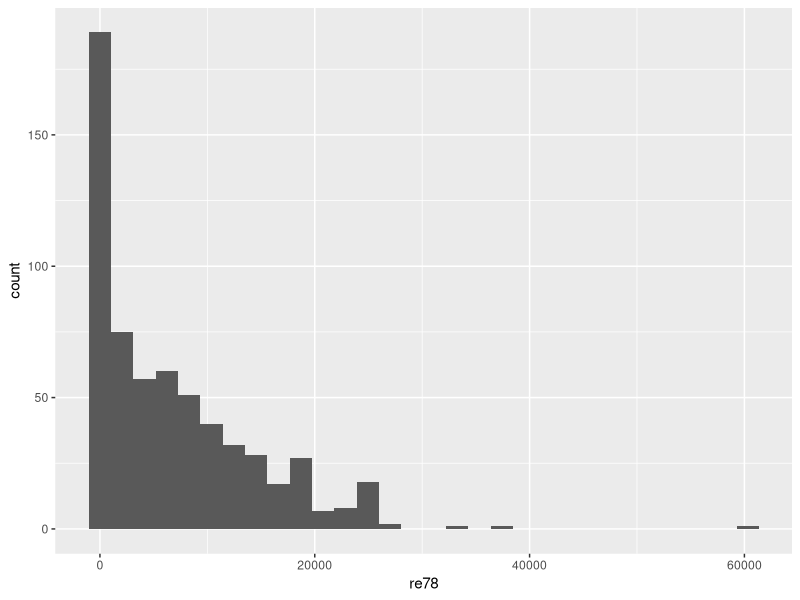
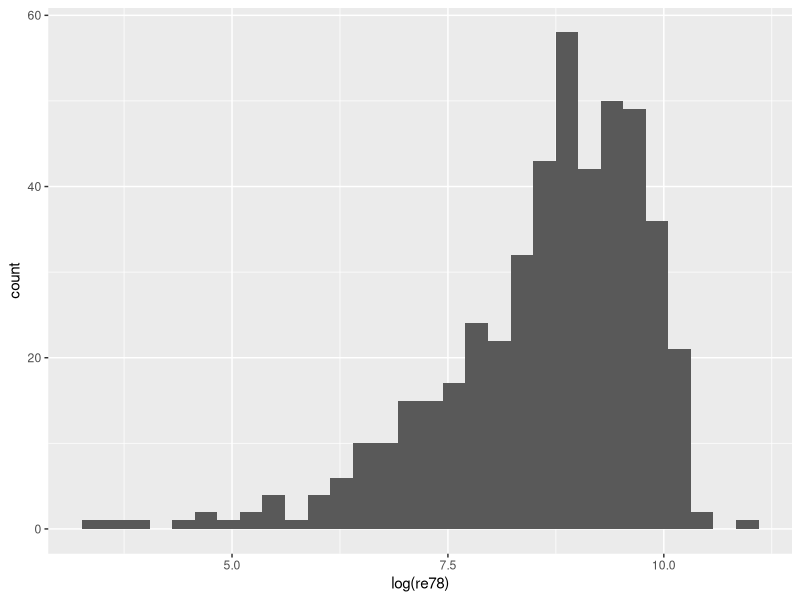
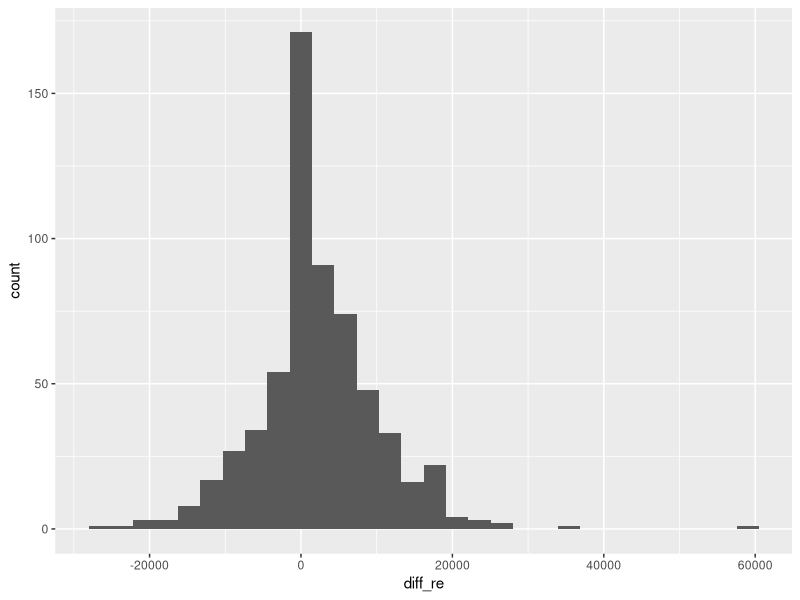
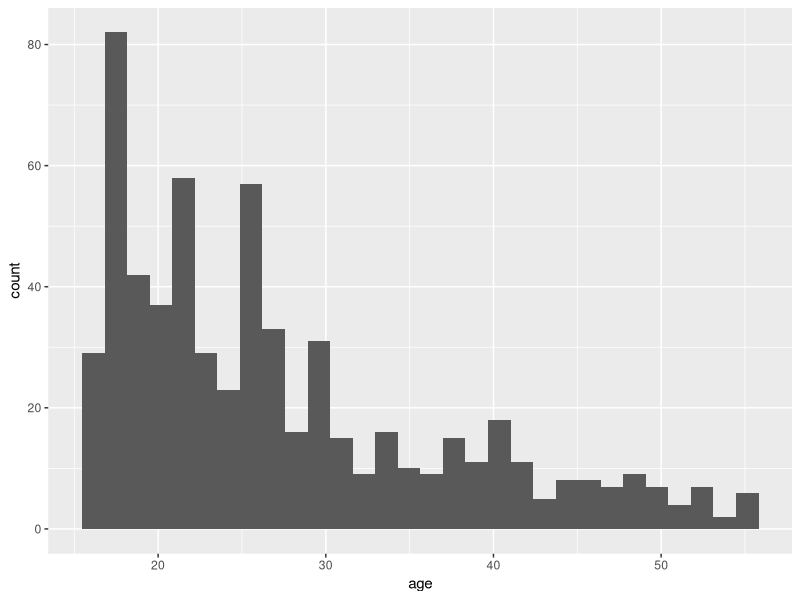
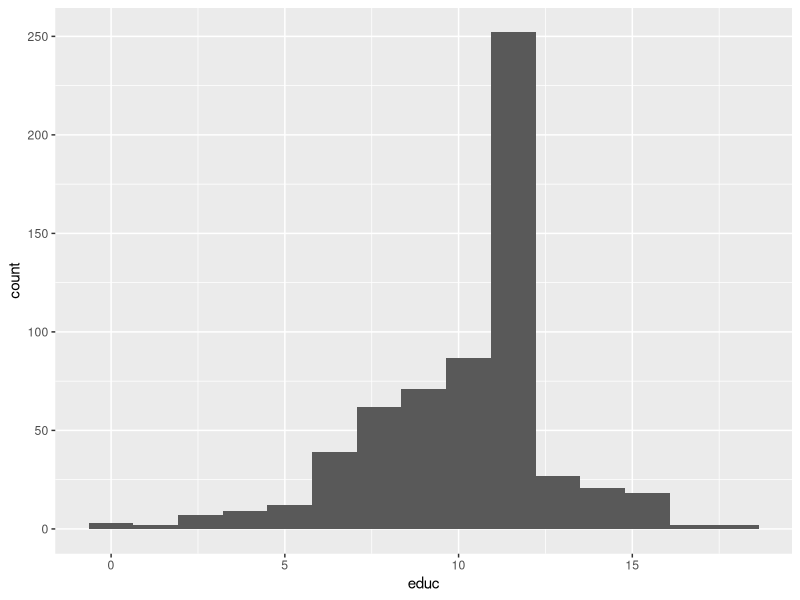
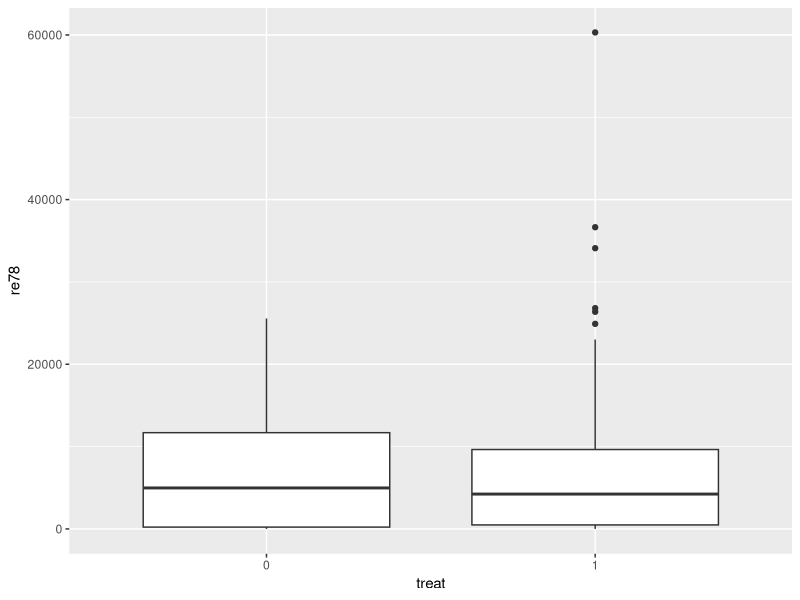
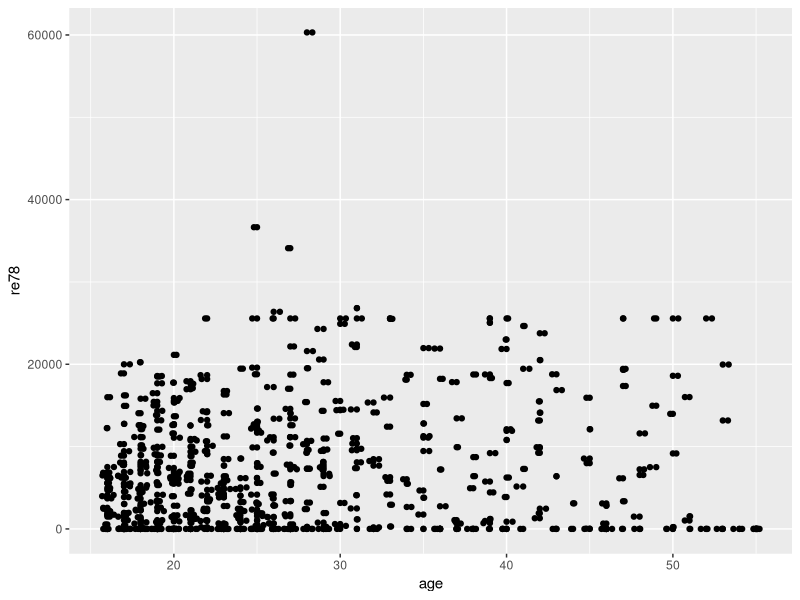
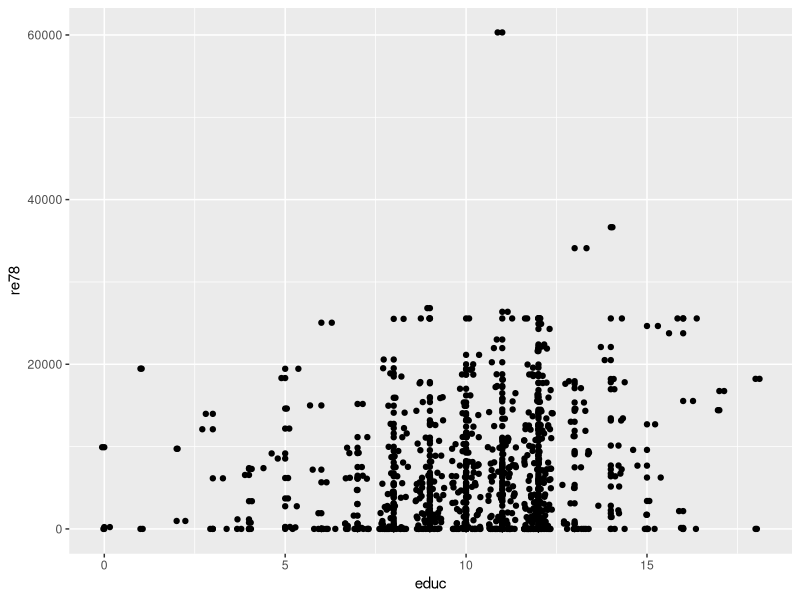

Write R code to recreate these figures, in order. (Note: this script raises an error after producing the figures.)
rm(list = ls())

library(ggplot2)
library(MASS)
library(rms)


##########################################################################
############################ 0. Loading the data #########################
##########################################################################


data <- read.csv("Data/lalondedata.txt", sep=',')

head(data)
str(data)
dim(data)
summary(data)

data$treat <- as.factor(data$treat)
data$black <- as.factor(data$black)
data$hispan <- as.factor(data$hispan)
data$married <- as.factor(data$married)
data$nodegree <- as.factor(data$nodegree)
data$diff_re <- data$re78 - data$re74


##########################################################################
############################### 1. EDA ###################################
##########################################################################


# Single variables
ggplot(data, aes(x=re78)) + geom_histogram() # skewed to the right
ggplot(data, aes(x=log(re78))) + geom_histogram()

ggplot(data, aes(x=diff_re)) + geom_histogram()
ggplot(data, aes(x=age)) + geom_histogram()
ggplot(data, aes(x=educ)) + geom_histogram(bins = 15)

ggplot(data, aes(x=treat, y=re78)) + geom_boxplot()
ggplot(data, aes(x=age, y=re78)) + geom_point() + geom_jitter()
ggplot(data, aes(x=educ, y=re78)) + geom_point() + geom_jitter()
ggplot(data, aes(x=black, y=re78)) + geom_boxplot()   # ***
ggplot(data, aes(x=hispan, y=re78)) + geom_boxplot()
ggplot(data, aes(x=married, y=re78)) + geom_boxplot() # ***
ggplot(data, aes(x=nodegree, y=re78)) + geom_boxplot()

# Difference between re78 and re74
ggplot(data, aes(x=treat, y=diff_re)) + geom_boxplot() # **
ggplot(data, aes(x=age, y=diff_re)) + geom_point() + geom_jitter()
ggplot(data, aes(x=educ, y=diff_re)) + geom_point() + geom_jitter()
ggplot(data, aes(x=black, y=diff_re)) + geom_boxplot()   
ggplot(data, aes(x=hispan, y=diff_re)) + geom_boxplot() # *
ggplot(data, aes(x=married, y=diff_re)) + geom_boxplot()# * 
ggplot(data, aes(x=nodegree, y=diff_re)) + geom_boxplot()


# Interactions:
ggplot(data, aes(x=treat, y=re78)) +
  geom_boxplot() +
  facet_wrap(~black, ncol=4) # **

ggplot(data, aes(x=treat, y=re78)) +
  geom_boxplot() +
  facet_wrap(~hispan, ncol=4)

ggplot(data, aes(x=treat, y=re78)) +
  geom_boxplot() +
  facet_wrap(~married, ncol=4)

ggplot(data, aes(x=treat, y=re78)) +
  geom_boxplot() +
  facet_wrap(~nodegree, ncol=4)


# Interactions difference:
ggplot(data, aes(x=treat, y=diff_re)) +
  geom_boxplot() +
  facet_wrap(~black, ncol=4)  

ggplot(data, aes(x=treat, y=diff_re)) +
  geom_boxplot() +
  facet_wrap(~hispan, ncol=4) 

ggplot(data, aes(x=treat, y=diff_re)) +
  geom_boxplot() +
  facet_wrap(~married, ncol=4)

ggplot(data, aes(x=treat, y=diff_re)) +
  geom_boxplot() +
  facet_wrap(~nodegree, ncol=4)


##########################################################################
############################### 2.Model selection Deprecated #############
##########################################################################


# Baseline model based on the EDA
baseline_model <- lm(re78 ~ treat + married + black + black*treat, data=data)
summary(baseline_model)  
plot(baseline_model)

# Model selection
# Step AIC:
null_model <- lm(re78 ~ treat, data=data)
full_model <- lm(re78 ~ treat + age + educ + black + hispan +
                   married + nodegree + re74,
                 data=data)
step_model <- step(null_model,
                   scope=formula(full_model),
                   direction='both',
                   trace=0)

# Forward AIC:
forward_model <- step(null_model,
                      scope=formula(full_model),
                      direction='forward',
                      trace=0)
summary(forward_model) # The same as stepwise

# Backward AIC:
backward_model <- step(null_model,
                       scope=formula(full_model),
                       direction='backward',
                       trace=0)
summary(backward_model) # Constant model without variables

# Step with interaction terms:
full_model2 <- lm(re78 ~ treat + age + educ + black +
                    hispan + married + nodegree + 
                    treat*black + treat*hispan,
                  data=data)
step_model2 <- step(null_model,
                    scope=formula(full_model2),
                    direction='both',
                    trace=0)
summary(step_model2)    # Interaction term wasn't chosen

# Log age
log_age_model <- lm(re78 ~ treat + educ + married + black + log(age), data=data)
summary(log_age_model)

# Model without outliers
data_wo <- data[-c(132, 182, 611),]
model_wo <- lm(re78 ~ treat + educ + married + black + age, data=data_wo)

# Adding re75
model_w75 <- lm(re78 ~ treat + educ + married + black + age + re75, data=data)

# Model diff re78 re75
null_model_d <- lm(diff_re ~ treat, data=data)
full_model_d <- lm(diff_re ~ treat + age + educ + black + hispan +
                   married + nodegree,
                 data=data)
step_model_d <- step(null_model,
                   scope=formula(full_model_d),
                   direction='both',
                   trace=0)

# Model with race and treat
int_model <- lm(re78 ~ treat + re74 + educ + black +
                  hispan * treat, data=data)
summary(int_model)
anova(step_model, int_model) # no interaction between race and treat


##########################################################################
############################### 2.Model selection ########################
##########################################################################


# Model selection
# Step AIC:
null_model <- lm(diff_re ~ treat, data=data)
full_model <- lm(diff_re ~ treat + age + educ + black + hispan +
                   married + nodegree,
                 data=data)
step_model <- step(null_model,
                   scope=formula(full_model),
                   direction='both',
                   trace=0)
summary(step_model)

treat_age_int <- lm(diff_re ~ treat + age + married + treat * age, data=data)
anova(step_model, treat_age_int) # ***

treat_mar_int <- lm(diff_re ~ treat + age + married + treat * married, data=data)
anova(step_model, treat_mar_int)

mar_age_int <- lm(diff_re ~ treat + age + married + married * age, data=data)
anova(step_model, mar_age_int)

race <- lm(diff_re ~ treat + age + married + treat * age + black + 
             black * treat + hispan + treat * hispan, data=data)
anova(treat_age_int, race)


##########################################################################
############################### 3.Model assessment #######################
##########################################################################

par(bty='n')
summary(step_model)                   
plot(step_model, which=1)             # equal variance and independence assum problem
plot(step_model, which=2)             # normality assumption?
plot(step_model, which=3)
plot(step_model, which=4)             # no influential points
plot(step_model, which=5)             # several outliers
plot(data$educ, step_model$residuals) # linearity assumption holds
plot(data$age, step_model$residuals)
vif(step_model)                       # no multicollinearity

# In pretty:
# resid vs. fitted
tempdf = data.frame(fitted=fitted(step_model), residuals=residuals(step_model))
ggplot(data=tempdf, aes(x=fitted, y=residuals)) + 
  geom_abline(slope=0, intercept=0, color='#aaaaaa', linetype='dashed') +
  geom_point(color='#061953') + 
  theme_classic() + 
  labs(x="Fitted Values", y="Residuals") + 
  ggtitle("Residuals vs. Fitted Plot") + 
  theme(plot.title=element_text(size=16, face='bold', hjust=0.5)) +
  scale_y_continuous(labels= function(x) paste("$", as.numeric(x)/1000, "k"))
  

# QQ-plot
ggplot(data=tempdf, aes(sample=residuals)) + 
  stat_qq_line(linetype='dashed', color="#888888") + 
  stat_qq(color='#061953') + 
  theme_classic() +
  labs(x="Theoretical Quantiles", y="Empirical Quantiles") + 
  ggtitle("Residuals QQ-Plot") + 
  theme(plot.title=element_text(size=16, face='bold', hjust=0.5)) +
  scale_y_continuous(labels= function(x) paste("$", as.numeric(x)/1000, "k"))

# Cooks dist
plot(step_model, which=5, pch=16, col='#061953', cex=0.8, sub="")             



# Log_age model
plot(log_age_model, which=1)             
plot(log_age_model, which=2)
plot(log_age_model, which=3)
plot(log_age_model, which=4)             
plot(log_age_model, which=5)             
plot(data$educ, log_age_model$residuals) 
plot(log(data$age), log_age_model$residuals)
vif(step_model)

# Without outliers model
plot(model_wo, which=1)             
plot(model_wo, which=2)
plot(model_wo, which=3)
plot(model_wo, which=4)            
plot(model_wo, which=5)             
plot(data_wo$educ, model_wo$residuals) 
plot(data_wo$age, model_wo$residuals)
vif(step_model)

# Model with additional predictor
plot(model_wo, which=1)             
plot(model_wo, which=2)
plot(model_wo, which=3)
plot(model_wo, which=4)            
plot(model_wo, which=5)             
plot(data_wo$educ, model_wo$residuals) 
plot(data_wo$age, model_wo$residuals)
vif(step_model)

# Diff model
plot(step_model_d, which=1)             
plot(step_model_d, which=2)
plot(step_model_d, which=3)
plot(step_model_d, which=4)             
plot(step_model_d, which=5)             
plot(data$educ, step_model_d$residuals) 
plot(log(data$age), step_model_d$residuals)
vif(step_model_d)
summary(step_model_d)

# Final model
plot(treat_age_int, which=1)             
plot(treat_age_int, which=2)
plot(treat_age_int, which=3)
plot(treat_age_int, which=4)             
plot(treat_age_int, which=5)             
plot(data$educ, treat_age_int$residuals) 
plot(data$age, treat_age_int$residuals)
vif(treat_age_int)
summary(treat_age_int)


##########################################################################
############################### 4. Inference #############################
##########################################################################


confint(treat_age_int)
summary(treat_age_int)
summary(step_model)


##########################################################################
############################### 5. Experiments ###########################
##########################################################################


null_model_log <- lm(log(re78) ~ treat, data=data)
full_model_log <- lm(log(re78) ~ treat + age + educ + 
                       black + hisp + married + nodegree,
                     data=data)

step_model_log <- step(null_model,
                   scope=formula(full_model),
                   direction='both',
                   trace=0)

incl75 <- lm(re78 ~ . - re74, data=data)
summary(incl75)

data$re78_p <- data$re78 + 1  # many zeros in re78
data$re78_p <- log(data$re78_p)

log_mod <- lm(re78_p ~ . - re74 - re75 - re78, data = data)
summary(log_mod)
plot(log_mod)

boxcox_trans <- boxcox(step_model, lambda = seq(1, 5, length = 50))
lambda_trans <- boxcox_trans$x[boxcox_trans$y == max(boxcox_trans$y)]
lambda_trans


plot(data$age, full_model$residuals)
plot(data$educ, full_model$residuals)

new_model1 <- lm(re78 ~ treat + married + educ + black, data=data)
